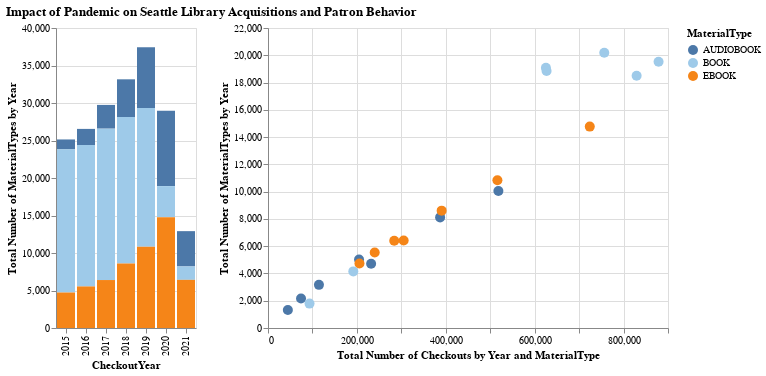

This figure's notebook cell:
### Code cell
selection = alt.selection_multi(fields=['MaterialType'], bind='legend')
chart = alt.Chart(seattle_material_grouped).mark_bar().encode(
    x=alt.X('CheckoutYear:N'),
    y=alt.Y('counts', axis=alt.Axis(title='Total Number of MaterialTypes by Year')),
    color=alt.Color('MaterialType:N', scale=alt.Scale(scheme='tableau20')),
    tooltip=['MaterialType', 'counts', 'CheckoutYear'],
    opacity=alt.condition(selection, alt.value(1), alt.value(0.2))
).add_selection(
    selection
).transform_filter(
    alt.FieldOneOfPredicate(field='MaterialType', oneOf=['AUDIOBOOK', 'BOOK', 'EBOOK'])
)

chart1 = alt.Chart(seattle_materials_checkouts).mark_circle(size=100).encode(
    x=alt.X('total_checkouts', axis=alt.Axis(title='Total Number of Checkouts by Year and MaterialType')),
    y=alt.Y('counts', axis=alt.Axis(title='Total Number of MaterialTypes by Year')),
    color=alt.Color('MaterialType:N', scale=alt.Scale(scheme='tableau20')),
    tooltip=['MaterialType', 'counts', 'total_checkouts', 'CheckoutYear'],
    opacity=alt.condition(selection, alt.value(1), alt.value(0.2))
).add_selection(
    selection
).transform_filter(
    alt.FieldOneOfPredicate(field='MaterialType', oneOf=['AUDIOBOOK', 'BOOK', 'EBOOK'])
)
alt.hconcat(chart, chart1).properties(title='Impact of Pandemic on Seattle Library Acquisitions and Patron Behavior')

### Figure 1 — Vega-Lite specification as saved in the notebook (floating-point values rounded to 4 significant figures)
{"config": {"view": {"continuousWidth": 400, "continuousHeight": 300}}, "hconcat": [{"data": {"name": "data-c2dd5e1f1a5430265fd9093d1d9f1eaa"}, "mark": "bar", "encoding": {"color": {"type": "nominal", "field": "MaterialType", "scale": {"scheme": "tableau20"}}, "opacity": {"condition": {"value": 1, "selection": "selector005"}, "value": 0.2}, "tooltip": [{"type": "nominal", "field": "MaterialType"}, {"type": "quantitative", "field": "counts"}, {"type": "quantitative", "field": "CheckoutYear"}], "x": {"type": "nominal", "field": "CheckoutYear"}, "y": {"type": "quantitative", "axis": {"title": "Total Number of MaterialTypes by Year"}, "field": "counts"}}, "selection": {"selector005": {"type": "multi", "fields": ["MaterialType"], "bind": "legend"}}, "transform": [{"filter": {"field": "MaterialType", "oneOf": ["AUDIOBOOK", "BOOK", "EBOOK"]}}]}, {"data": {"name": "data-91288d054c8f7ace7b336f2787a4fe37"}, "mark": {"type": "circle", "size": 100}, "encoding": {"color": {"type": "nominal", "field": "MaterialType", "scale": {"scheme": "tableau20"}}, "opacity": {"condition": {"value": 1, "selection": "selector005"}, "value": 0.2}, "tooltip": [{"type": "nominal", "field": "MaterialType"}, {"type": "quantitative", "field": "counts"}, {"type": "quantitative", "field": "total_checkouts"}, {"type": "quantitative", "field": "CheckoutYear"}], "x": {"type": "quantitative", "axis": {"title": "Total Number of Checkouts by Year and MaterialType"}, "field": "total_checkouts"}, "y": {"type": "quantitative", "axis": {"title": "Total Number of MaterialTypes by Year"}, "field": "counts"}}, "selection": {"selector005": {"type": "multi", "fields": ["MaterialType"], "bind": "legend"}}, "transform": [{"filter": {"field": "MaterialType", "oneOf": ["AUDIOBOOK", "BOOK", "EBOOK"]}}]}], "title": "Impact of Pandemic on Seattle Library Acquisitions and Patron Behavior", "$schema": "https://vega.github.io/schema/vega-lite/v4.8.1.json", "datasets": {"data-c2dd5e1f1a5430265fd9093d1d9f1eaa": [{"MaterialType": "AUDIOBOOK", "CheckoutYear": 2015, "counts": 1321}, {"MaterialType": "AUDIOBOOK", "CheckoutYear": 2016, "counts": 2163}, {"MaterialType": "AUDIOBOOK", "CheckoutYear": 2017, "counts": 3164}, {"MaterialType": "AUDIOBOOK", "CheckoutYear": 2018, "counts": 5027}, {"MaterialType": "AUDIOBOOK", "CheckoutYear": 2019, "counts": 8111}, {"MaterialType": "AUDIOBOOK", "CheckoutYear": 2020, "counts": 10050}, {"MaterialType": "AUDIOBOOK", "CheckoutYear": 2021, "counts": 4706}, {"MaterialType": "BOOK", "CheckoutYear": 2015, "counts": 19087}, {"MaterialType": "BOOK", "CheckoutYear": 2016, "counts": 18844}, {"MaterialType": "BOOK", "CheckoutYear": 2017, "counts": 20187}, {"MaterialType": "BOOK", "CheckoutYear": 2018, "counts": 19524}, {"MaterialType": "BOOK", "CheckoutYear": 2019, "counts": 18495}, {"MaterialType": "BOOK", "CheckoutYear": 2020, "counts": 4151}, {"MaterialType": "BOOK", "CheckoutYear": 2021, "counts": 1788}, {"MaterialType": "COMIC", "CheckoutYear": 2016, "counts": 1}, {"MaterialType": "COMIC", "CheckoutYear": 2017, "counts": 43}, {"MaterialType": "COMIC", "CheckoutYear": 2018, "counts": 39}, {"MaterialType": "CR", "CheckoutYear": 2015, "counts": 24}, {"MaterialType": "CR", "CheckoutYear": 2016, "counts": 25}, {"MaterialType": "CR", "CheckoutYear": 2017, "counts": 24}, {"MaterialType": "CR", "CheckoutYear": 2018, "counts": 18}, {"MaterialType": "CR", "CheckoutYear": 2019, "counts": 17}, {"MaterialType": "CR", "CheckoutYear": 2020, "counts": 4}, {"MaterialType": "EBOOK", "CheckoutYear": 2015, "counts": 4732}, {"MaterialType": "EBOOK", "CheckoutYear": 2016, "counts": 5540}, {"MaterialType": "EBOOK", "CheckoutYear": 2017, "counts": 6394}, {"MaterialType": "EBOOK", "CheckoutYear": 2018, "counts": 8607}, {"MaterialType": "EBOOK", "CheckoutYear": 2019, "counts": 10837}, {"MaterialType": "EBOOK", "CheckoutYear": 2020, "counts": 14769}, {"MaterialType": "EBOOK", "CheckoutYear": 2021, "counts": 6420}, {"MaterialType": "ER", "CheckoutYear": 2015, "counts": 8}, {"MaterialType": "ER", "CheckoutYear": 2016, "counts": 1}, {"MaterialType": "ER", "CheckoutYear": 2017, "counts": 10}, {"MaterialType": "ER", "CheckoutYear": 2018, "counts": 11}, {"MaterialType": "ER", "CheckoutYear": 2020, "counts": 2}, {"MaterialType": "ER", "CheckoutYear": 2021, "counts": 2}, {"MaterialType": "ER, SOUNDDISC", "CheckoutYear": 2015, "counts": 1}, {"MaterialType": "ER, SOUNDDISC", "CheckoutYear": 2016, "counts": 2}, {"MaterialType": "ER, SOUNDDISC", "CheckoutYear": 2017, "counts": 6}, {"MaterialType": "ER, SOUNDDISC", "CheckoutYear": 2018, "counts": 1}, {"MaterialType": "ER, VIDEODISC", "CheckoutYear": 2019, "counts": 8}, {"MaterialType": "ER, VIDEODISC", "CheckoutYear": 2020, "counts": 1}, {"MaterialType": "LARGEPRINT", "CheckoutYear": 2015, "counts": 6}, {"MaterialType": "LARGEPRINT", "CheckoutYear": 2017, "counts": 1}, {"MaterialType": "LARGEPRINT", "CheckoutYear": 2018, "counts": 9}, {"MaterialType": "LARGEPRINT", "CheckoutYear": 2019, "counts": 2}, {"MaterialType": "LARGEPRINT", "CheckoutYear": 2021, "counts": 1}, {"MaterialType": "MAGAZINE", "CheckoutYear": 2015, "counts": 1001}, {"MaterialType": "MAGAZINE", "CheckoutYear": 2016, "counts": 1033}, {"MaterialType": "MAGAZINE", "CheckoutYear": 2017, "counts": 1014}, {"MaterialType": "MAGAZINE", "CheckoutYear": 2018, "counts": 977}, {"MaterialType": "MAGAZINE", "CheckoutYear": 2019, "counts": 172}, {"MaterialType": "MIXED", "CheckoutYear": 2015, "counts": 24}, {"MaterialType": "MIXED", "CheckoutYear": 2016, "counts": 33}, {"MaterialType": "MIXED", "CheckoutYear": 2017, "counts": 32}, {"MaterialType": "MIXED", "CheckoutYear": 2018, "counts": 36}, {"MaterialType": "MIXED", "CheckoutYear": 2019, "counts": 46}, {"MaterialType": "MIXED", "CheckoutYear": 2020, "counts": 19}, {"MaterialType": "MIXED", "CheckoutYear": 2021, "counts": 5}, {"MaterialType": "MOVIE", "CheckoutYear": 2015, "counts": 143}, {"MaterialType": "MOVIE", "CheckoutYear": 2016, "counts": 172}, {"MaterialType": "MOVIE", "CheckoutYear": 2017, "counts": 198}, {"MaterialType": "MOVIE", "CheckoutYear": 2018, "counts": 83}, {"MaterialType": "MUSIC", "CheckoutYear": 2015, "counts": 105}, {"MaterialType": "MUSIC", "CheckoutYear": 2016, "counts": 97}, {"MaterialType": "MUSIC", "CheckoutYear": 2017, "counts": 125}, {"MaterialType": "MUSIC", "CheckoutYear": 2018, "counts": 54}, {"MaterialType": "MUSIC", "CheckoutYear": 2019, "counts": 1}, {"MaterialType": "REGPRINT", "CheckoutYear": 2015, "counts": 26}, {"MaterialType": "REGPRINT", "CheckoutYear": 2016, "counts": 46}, {"MaterialType": "REGPRINT", "CheckoutYear": 2017, "counts": 32}, {"MaterialType": "REGPRINT", "CheckoutYear": 2018, "counts": 114}, {"MaterialType": "REGPRINT", "CheckoutYear": 2019, "counts": 164}, {"MaterialType": "REGPRINT", "CheckoutYear": 2020, "counts": 36}, {"MaterialType": "REGPRINT", "CheckoutYear": 2021, "counts": 29}, {"MaterialType": "SONG", "CheckoutYear": 2015, "counts": 339}, {"MaterialType": "SONG", "CheckoutYear": 2016, "counts": 345}, {"MaterialType": "SONG", "CheckoutYear": 2017, "counts": 248}, {"MaterialType": "SONG", "CheckoutYear": 2018, "counts": 43}, {"MaterialType": "SOUNDDISC", "CheckoutYear": 2015, "counts": 2159}, {"MaterialType": "SOUNDDISC", "CheckoutYear": 2016, "counts": 1570}, {"MaterialType": "SOUNDDISC", "CheckoutYear": 2017, "counts": 1275}, {"MaterialType": "SOUNDDISC", "CheckoutYear": 2018, "counts": 899}, {"MaterialType": "SOUNDDISC", "CheckoutYear": 2019, "counts": 580}, {"MaterialType": "SOUNDDISC", "CheckoutYear": 2020, "counts": 98}, {"MaterialType": "SOUNDDISC", "CheckoutYear": 2021, "counts": 12}, {"MaterialType": "SOUNDDISC, VIDEODISC", "CheckoutYear": 2015, "counts": 38}, {"MaterialType": "SOUNDDISC, VIDEODISC", "CheckoutYear": 2016, "counts": 21}, {"MaterialType": "SOUNDDISC, VIDEODISC", "CheckoutYear": 2017, "counts": 24}, {"MaterialType": "SOUNDDISC, VIDEODISC", "CheckoutYear": 2018, "counts": 6}, {"MaterialType": "SOUNDREC", "CheckoutYear": 2015, "counts": 34}, {"MaterialType": "SOUNDREC", "CheckoutYear": 2016, "counts": 26}, {"MaterialType": "SOUNDREC", "CheckoutYear": 2017, "counts": 13}, {"MaterialType": "SOUNDREC", "CheckoutYear": 2018, "counts": 6}, {"MaterialType": "SOUNDREC", "CheckoutYear": 2019, "counts": 3}, {"MaterialType": "TELEVISION", "CheckoutYear": 2015, "counts": 7}, {"MaterialType": "TELEVISION", "CheckoutYear": 2016, "counts": 17}, {"MaterialType": "TELEVISION", "CheckoutYear": 2017, "counts": 5}, {"MaterialType": "TELEVISION", "CheckoutYear": 2018, "counts": 10}, {"MaterialType": "UNSPECIFIED", "CheckoutYear": 2021, "counts": 2}, {"MaterialType": "VIDEODISC", "CheckoutYear": 2015, "counts": 17230}, {"MaterialType": "VIDEODISC", "CheckoutYear": 2016, "counts": 16755}, {"MaterialType": "VIDEODISC", "CheckoutYear": 2017, "counts": 16006}, {"MaterialType": "VIDEODISC", "CheckoutYear": 2018, "counts": 11975}, {"MaterialType": "VIDEODISC", "CheckoutYear": 2019, "counts": 9596}, {"MaterialType": "VIDEODISC", "CheckoutYear": 2020, "counts": 2253}, {"MaterialType": "VIDEODISC", "CheckoutYear": 2021, "counts": 658}, {"MaterialType": "VIDEOREC", "CheckoutYear": 2017, "counts": 2}, {"MaterialType": "VISUAL", "CheckoutYear": 2015, "counts": 13}, {"MaterialType": "VISUAL", "CheckoutYear": 2016, "counts": 14}, {"MaterialType": "VISUAL", "CheckoutYear": 2017, "counts": 4}], "data-91288d054c8f7ace7b336f2787a4fe37": [{"MaterialType": "AUDIOBOOK", "CheckoutYear": 2015, "counts": 1321, "total_checkouts": 44663}, {"MaterialType": "AUDIOBOOK", "CheckoutYear": 2016, "counts": 2163, "total_checkouts": 74295}, {"MaterialType": "AUDIOBOOK", "CheckoutYear": 2017, "counts": 3164, "total_checkouts": 114625}, {"MaterialType": "AUDIOBOOK", "CheckoutYear": 2018, "counts": 5027, "total_checkouts": 204860}, {"MaterialType": "AUDIOBOOK", "CheckoutYear": 2019, "counts": 8111, "total_checkouts": 387261}, {"MaterialType": "AUDIOBOOK", "CheckoutYear": 2020, "counts": 10050, "total_checkouts": 518403}, {"MaterialType": "AUDIOBOOK", "CheckoutYear": 2021, "counts": 4706, "total_checkouts": 232019}, {"MaterialType": "BOOK", "CheckoutYear": 2015, "counts": 19087, "total_checkouts": 625294}, {"MaterialType": "BOOK", "CheckoutYear": 2016, "counts": 18844, "total_checkouts": 626790}, {"MaterialType": "BOOK", "CheckoutYear": 2017, "counts": 20187, "total_checkouts": 756614}, {"MaterialType": "BOOK", "CheckoutYear": 2018, "counts": 19524, "total_checkouts": 878787}, {"MaterialType": "BOOK", "CheckoutYear": 2019, "counts": 18495, "total_checkouts": 829383}, {"MaterialType": "BOOK", "CheckoutYear": 2020, "counts": 4151, "total_checkouts": 191953}, {"MaterialType": "BOOK", "CheckoutYear": 2021, "counts": 1788, "total_checkouts": 93416}, {"MaterialType": "COMIC", "CheckoutYear": 2016, "counts": 1, "total_checkouts": 20}, {"MaterialType": "COMIC", "CheckoutYear": 2017, "counts": 43, "total_checkouts": 1159}, {"MaterialType": "COMIC", "CheckoutYear": 2018, "counts": 39, "total_checkouts": 1184}, {"MaterialType": "CR", "CheckoutYear": 2015, "counts": 24, "total_checkouts": 917}, {"MaterialType": "CR", "CheckoutYear": 2016, "counts": 25, "total_checkouts": 1000}, {"MaterialType": "CR", "CheckoutYear": 2017, "counts": 24, "total_checkouts": 1122}, {"MaterialType": "CR", "CheckoutYear": 2018, "counts": 18, "total_checkouts": 943}, {"MaterialType": "CR", "CheckoutYear": 2019, "counts": 17, "total_checkouts": 701}, {"MaterialType": "CR", "CheckoutYear": 2020, "counts": 4, "total_checkouts": 169}, {"MaterialType": "EBOOK", "CheckoutYear": 2015, "counts": 4732, "total_checkouts": 205799}, {"MaterialType": "EBOOK", "CheckoutYear": 2016, "counts": 5540, "total_checkouts": 240077}, {"MaterialType": "EBOOK", "CheckoutYear": 2017, "counts": 6394, "total_checkouts": 284035}, {"MaterialType": "EBOOK", "CheckoutYear": 2018, "counts": 8607, "total_checkouts": 390728}, {"MaterialType": "EBOOK", "CheckoutYear": 2019, "counts": 10837, "total_checkouts": 516170}, {"MaterialType": "EBOOK", "CheckoutYear": 2020, "counts": 14769, "total_checkouts": 723980}, {"MaterialType": "EBOOK", "CheckoutYear": 2021, "counts": 6420, "total_checkouts": 305224}, {"MaterialType": "ER", "CheckoutYear": 2015, "counts": 8, "total_checkouts": 248}, {"MaterialType": "ER", "CheckoutYear": 2016, "counts": 1, "total_checkouts": 20}, {"MaterialType": "ER", "CheckoutYear": 2017, "counts": 10, "total_checkouts": 408}, {"MaterialType": "ER", "CheckoutYear": 2018, "counts": 11, "total_checkouts": 1227}, {"MaterialType": "ER", "CheckoutYear": 2020, "counts": 2, "total_checkouts": 50}, {"MaterialType": "ER", "CheckoutYear": 2021, "counts": 2, "total_checkouts": 46}, {"MaterialType": "ER, SOUNDDISC", "CheckoutYear": 2015, "counts": 1, "total_checkouts": 20}, {"MaterialType": "ER, SOUNDDISC", "CheckoutYear": 2016, "counts": 2, "total_checkouts": 119}, {"MaterialType": "ER, SOUNDDISC", "CheckoutYear": 2017, "counts": 6, "total_checkouts": 237}, {"MaterialType": "ER, SOUNDDISC", "CheckoutYear": 2018, "counts": 1, "total_checkouts": 21}, {"MaterialType": "ER, VIDEODISC", "CheckoutYear": 2019, "counts": 8, "total_checkouts": 251}, {"MaterialType": "ER, VIDEODISC", "CheckoutYear": 2020, "counts": 1, "total_checkouts": 24}, {"MaterialType": "LARGEPRINT", "CheckoutYear": 2015, "counts": 6, "total_checkouts": 209}, {"MaterialType": "LARGEPRINT", "CheckoutYear": 2017, "counts": 1, "total_checkouts": 24}, {"MaterialType": "LARGEPRINT", "CheckoutYear": 2018, "counts": 9, "total_checkouts": 229}, {"MaterialType": "LARGEPRINT", "CheckoutYear": 2019, "counts": 2, "total_checkouts": 45}, {"MaterialType": "LARGEPRINT", "CheckoutYear": 2021, "counts": 1, "total_checkouts": 23}, {"MaterialType": "MAGAZINE", "CheckoutYear": 2015, "counts": 1001, "total_checkouts": 61971}, {"MaterialType": "MAGAZINE", "CheckoutYear": 2016, "counts": 1033, "total_checkouts": 67493}, {"MaterialType": "MAGAZINE", "CheckoutYear": 2017, "counts": 1014, "total_checkouts": 63089}, {"MaterialType": "MAGAZINE", "CheckoutYear": 2018, "counts": 977, "total_checkouts": 70960}, {"MaterialType": "MAGAZINE", "CheckoutYear": 2019, "counts": 172, "total_checkouts": 20698}, {"MaterialType": "MIXED", "CheckoutYear": 2015, "counts": 24, "total_checkouts": 2950}, {"MaterialType": "MIXED", "CheckoutYear": 2016, "counts": 33, "total_checkouts": 9987}, {"MaterialType": "MIXED", "CheckoutYear": 2017, "counts": 32, "total_checkouts": 13484}, {"MaterialType": "MIXED", "CheckoutYear": 2018, "counts": 36, "total_checkouts": 24429}, {"MaterialType": "MIXED", "CheckoutYear": 2019, "counts": 46, "total_checkouts": 21592}, {"MaterialType": "MIXED", "CheckoutYear": 2020, "counts": 19, "total_checkouts": 8967}, {"MaterialType": "MIXED", "CheckoutYear": 2021, "counts": 5, "total_checkouts": 2105}, {"MaterialType": "MOVIE", "CheckoutYear": 2015, "counts": 143, "total_checkouts": 4591}, {"MaterialType": "MOVIE", "CheckoutYear": 2016, "counts": 172, "total_checkouts": 6011}, {"MaterialType": "MOVIE", "CheckoutYear": 2017, "counts": 198, "total_checkouts": 6375}, {"MaterialType": "MOVIE", "CheckoutYear": 2018, "counts": 83, "total_checkouts": 2536}, {"MaterialType": "MUSIC", "CheckoutYear": 2015, "counts": 105, "total_checkouts": 3683}, {"MaterialType": "MUSIC", "CheckoutYear": 2016, "counts": 97, "total_checkouts": 3578}, {"MaterialType": "MUSIC", "CheckoutYear": 2017, "counts": 125, "total_checkouts": 4595}, {"MaterialType": "MUSIC", "CheckoutYear": 2018, "counts": 54, "total_checkouts": 1983}, {"MaterialType": "MUSIC", "CheckoutYear": 2019, "counts": 1, "total_checkouts": 34}, {"MaterialType": "REGPRINT", "CheckoutYear": 2015, "counts": 26, "total_checkouts": 754}, {"MaterialType": "REGPRINT", "CheckoutYear": 2016, "counts": 46, "total_checkouts": 1390}, {"MaterialType": "REGPRINT", "CheckoutYear": 2017, "counts": 32, "total_checkouts": 1844}, {"MaterialType": "REGPRINT", "CheckoutYear": 2018, "counts": 114, "total_checkouts": 5739}, {"MaterialType": "REGPRINT", "CheckoutYear": 2019, "counts": 164, "total_checkouts": 7896}, {"MaterialType": "REGPRINT", "CheckoutYear": 2020, "counts": 36, "total_checkouts": 1977}, {"MaterialType": "REGPRINT", "CheckoutYear": 2021, "counts": 29, "total_checkouts": 1677}, {"MaterialType": "SONG", "CheckoutYear": 2015, "counts": 339, "total_checkouts": 17115}, {"MaterialType": "SONG", "CheckoutYear": 2016, "counts": 345, "total_checkouts": 13954}, {"MaterialType": "SONG", "CheckoutYear": 2017, "counts": 248, "total_checkouts": 8164}, {"MaterialType": "SONG", "CheckoutYear": 2018, "counts": 43, "total_checkouts": 1481}, {"MaterialType": "SOUNDDISC", "CheckoutYear": 2015, "counts": 2159, "total_checkouts": 70073}, {"MaterialType": "SOUNDDISC", "CheckoutYear": 2016, "counts": 1570, "total_checkouts": 50329}, {"MaterialType": "SOUNDDISC", "CheckoutYear": 2017, "counts": 1275, "total_checkouts": 39148}, {"MaterialType": "SOUNDDISC", "CheckoutYear": 2018, "counts": 899, "total_checkouts": 26753}, {"MaterialType": "SOUNDDISC", "CheckoutYear": 2019, "counts": 580, "total_checkouts": 16688}, {"MaterialType": "SOUNDDISC", "CheckoutYear": 2020, "counts": 98, "total_checkouts": 2783}, {"MaterialType": "SOUNDDISC", "CheckoutYear": 2021, "counts": 12, "total_checkouts": 348}, {"MaterialType": "SOUNDDISC, VIDEODISC", "CheckoutYear": 2015, "counts": 38, "total_checkouts": 1015}, {"MaterialType": "SOUNDDISC, VIDEODISC", "CheckoutYear": 2016, "counts": 21, "total_checkouts": 889}, {"MaterialType": "SOUNDDISC, VIDEODISC", "CheckoutYear": 2017, "counts": 24, "total_checkouts": 865}, {"MaterialType": "SOUNDDISC, VIDEODISC", "CheckoutYear": 2018, "counts": 6, "total_checkouts": 136}, {"MaterialType": "SOUNDREC", "CheckoutYear": 2015, "counts": 34, "total_checkouts": 836}, {"MaterialType": "SOUNDREC", "CheckoutYear": 2016, "counts": 26, "total_checkouts": 619}, {"MaterialType": "SOUNDREC", "CheckoutYear": 2017, "counts": 13, "total_checkouts": 325}, {"MaterialType": "SOUNDREC", "CheckoutYear": 2018, "counts": 6, "total_checkouts": 131}, {"MaterialType": "SOUNDREC", "CheckoutYear": 2019, "counts": 3, "total_checkouts": 62}, {"MaterialType": "TELEVISION", "CheckoutYear": 2015, "counts": 7, "total_checkouts": 275}, {"MaterialType": "TELEVISION", "CheckoutYear": 2016, "counts": 17, "total_checkouts": 441}, {"MaterialType": "TELEVISION", "CheckoutYear": 2017, "counts": 5, "total_checkouts": 169}, {"MaterialType": "TELEVISION", "CheckoutYear": 2018, "counts": 10, "total_checkouts": 292}, {"MaterialType": "UNSPECIFIED", "CheckoutYear": 2021, "counts": 2, "total_checkouts": 42}, {"MaterialType": "VIDEODISC", "CheckoutYear": 2015, "counts": 17230, "total_checkouts": 884973}, {"MaterialType": "VIDEODISC", "CheckoutYear": 2016, "counts": 16755, "total_checkouts": 848560}, {"MaterialType": "VIDEODISC", "CheckoutYear": 2017, "counts": 16006, "total_checkouts": 792739}, {"MaterialType": "VIDEODISC", "CheckoutYear": 2018, "counts": 11975, "total_checkouts": 587043}, {"MaterialType": "VIDEODISC", "CheckoutYear": 2019, "counts": 9596, "total_checkouts": 465175}, {"MaterialType": "VIDEODISC", "CheckoutYear": 2020, "counts": 2253, "total_checkouts": 102239}, {"MaterialType": "VIDEODISC", "CheckoutYear": 2021, "counts": 658, "total_checkouts": 23427}, {"MaterialType": "VIDEOREC", "CheckoutYear": 2017, "counts": 2, "total_checkouts": 45}, {"MaterialType": "VISUAL", "CheckoutYear": 2015, "counts": 13, "total_checkouts": 298}, {"MaterialType": "VISUAL", "CheckoutYear": 2016, "counts": 14, "total_checkouts": 350}, {"MaterialType": "VISUAL", "CheckoutYear": 2017, "counts": 4, "total_checkouts": 124}]}}
